Frame 1 (no input): blank canvas, image omitted
Frame 60 (the mouse pressed at the canvas centre just before this capture): blank canvas, image omitted
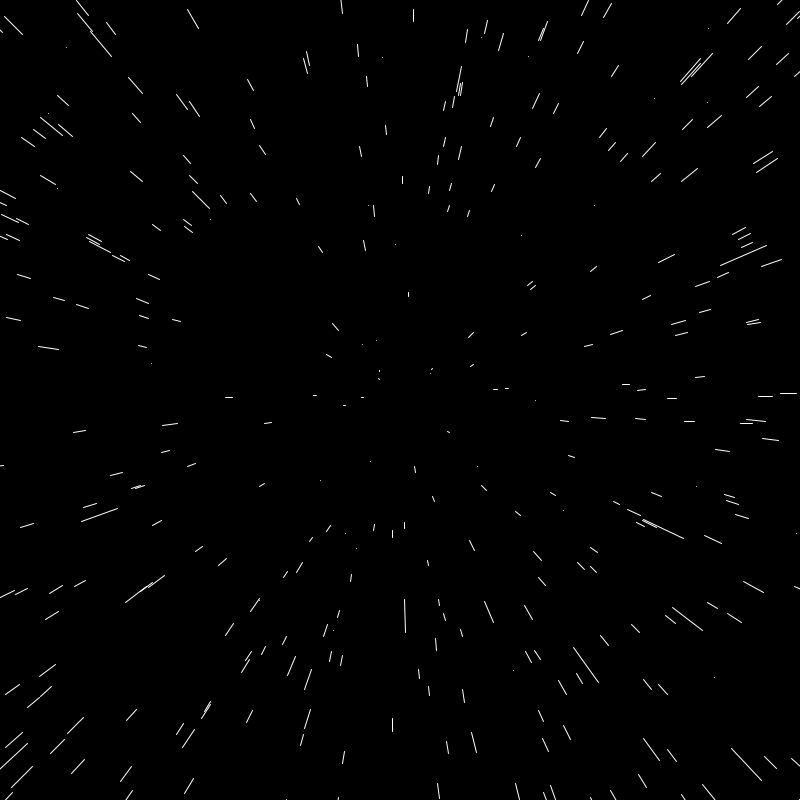
Frame 120 (the mouse held since frame 60 and released just before this capture)

The Processing sketch whose frames 1 and 60 were blank and that drew this single picture after the mouse press (run headless with seeded random() and noise(); from frame 60 on, the mouse is pressed at the canvas centre):

// Processing sketch: Starfield
// ── Starfield.pde
Star[] stars = new Star[800];
float speed = 0;

void setup() {
  size(800, 800);
  for(int i = 0; i < stars.length; i++) {
     stars[i] = new Star(); 
  }
}

void draw() {
  speed = map(mouseX, 0, width, 0, 50);
  background(0);
  translate(width/2, height/2);
  for(int i = 0; i < stars.length; i++) {
     stars[i].update();
     stars[i].show();
  }  
}

// ── Star.pde
class Star {
  float x;
  float y;
  float z;
  float hw;
  float hh;
  float pz;
  
  Star() {
    hw = width/2;
    hh = height/2;  
    x = random(-hw, hw);
    y = random(-hh, hh);
    z = random(width);
    pz = z;
  }
  
  void update() {
    pz = z;
    z = z - speed;
    if (z < 1) {
        z = width;
        x = random(-hw, hw);
        y = random(-hh, hh);
        pz = z;
    }
  }
  
  void show() {
    fill(255);
    noStroke();
    
    float sx = map(x / z, 0, 1, 0, width);
    float sy = map(y / z, 0, 1, 0, height);

    float r = map(z, 0, width, 8, 0);
    //ellipse(sx, sy, r, r);
    
    stroke(255);
    
    float psx = map(x / pz, 0, 1, 0, width);
    float psy = map(y / pz, 0, 1, 0, height);
    
    line(psx, psy, sx, sy);
  }
}
